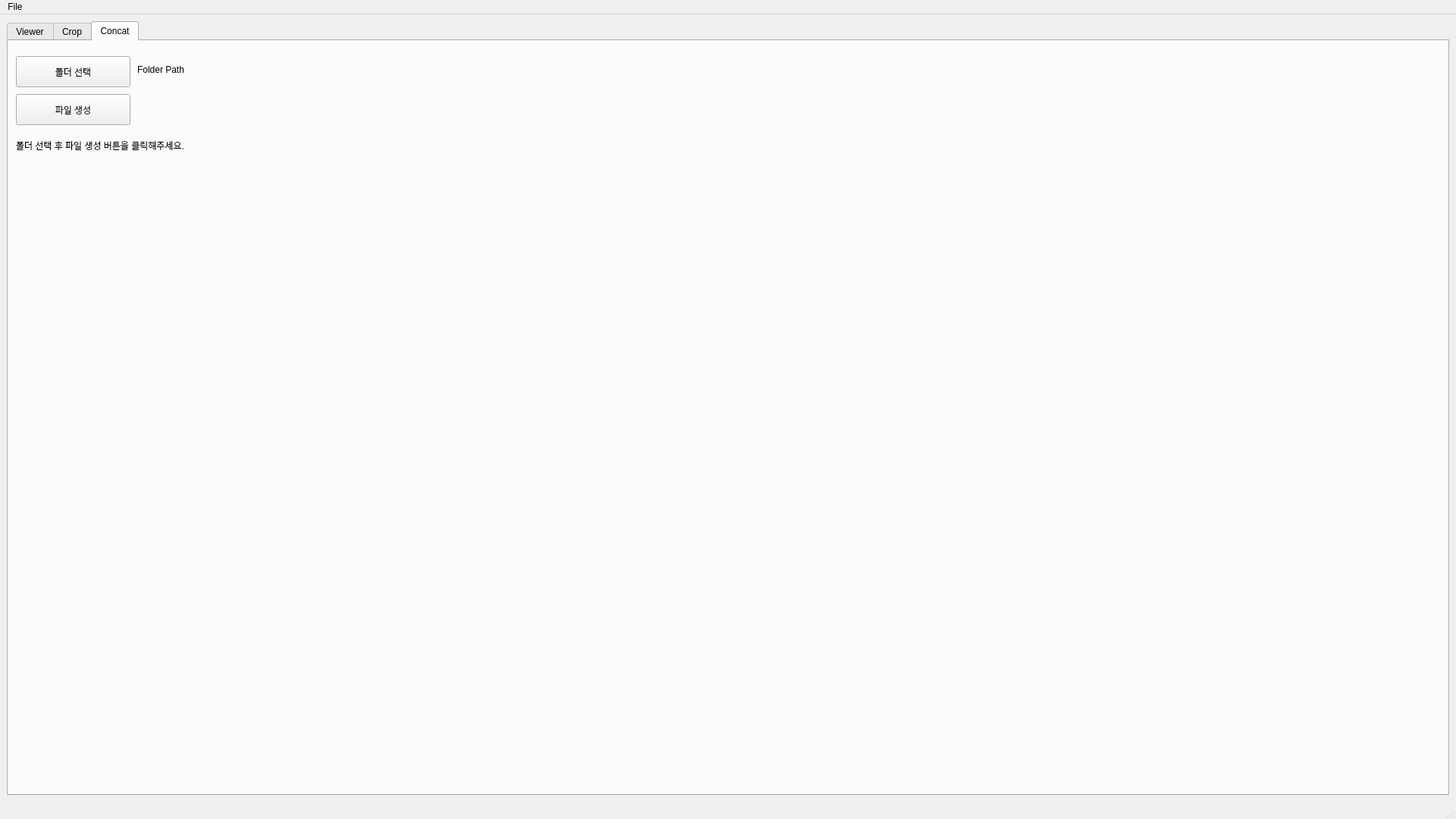
<?xml version="1.0" encoding="UTF-8"?>
<ui version="4.0">
 <class>MainWindow</class>
 <widget class="QMainWindow" name="MainWindow">
  <property name="geometry">
   <rect>
    <x>0</x>
    <y>0</y>
    <width>1920</width>
    <height>1080</height>
   </rect>
  </property>
  <property name="minimumSize">
   <size>
    <width>1920</width>
    <height>1080</height>
   </size>
  </property>
  <property name="windowTitle">
   <string>MainWindow</string>
  </property>
  <widget class="QWidget" name="centralwidget">
   <layout class="QVBoxLayout" name="verticalLayout">
    <item>
     <widget class="QTabWidget" name="tabWidget">
      <property name="currentIndex">
       <number>2</number>
      </property>
      <widget class="QWidget" name="tab">
       <attribute name="title">
        <string>Viewer</string>
       </attribute>
       <widget class="QListWidget" name="listWidget">
        <property name="enabled">
         <bool>true</bool>
        </property>
        <property name="geometry">
         <rect>
          <x>10</x>
          <y>0</y>
          <width>360</width>
          <height>850</height>
         </rect>
        </property>
        <property name="minimumSize">
         <size>
          <width>360</width>
          <height>850</height>
         </size>
        </property>
        <property name="maximumSize">
         <size>
          <width>360</width>
          <height>850</height>
         </size>
        </property>
       </widget>
       <widget class="QLabel" name="label">
        <property name="enabled">
         <bool>true</bool>
        </property>
        <property name="geometry">
         <rect>
          <x>390</x>
          <y>0</y>
          <width>1500</width>
          <height>850</height>
         </rect>
        </property>
        <property name="minimumSize">
         <size>
          <width>1500</width>
          <height>850</height>
         </size>
        </property>
        <property name="maximumSize">
         <size>
          <width>1500</width>
          <height>850</height>
         </size>
        </property>
        <property name="font">
         <font>
          <kerning>true</kerning>
         </font>
        </property>
        <property name="autoFillBackground">
         <bool>true</bool>
        </property>
        <property name="text">
         <string>TextLabel</string>
        </property>
        <property name="scaledContents">
         <bool>false</bool>
        </property>
       </widget>
       <widget class="QWidget" name="widget" native="true">
        <property name="geometry">
         <rect>
          <x>40</x>
          <y>880</y>
          <width>1488</width>
          <height>47</height>
         </rect>
        </property>
        <layout class="QHBoxLayout" name="horizontalLayout_2">
         <item>
          <layout class="QGridLayout" name="gridLayout">
           <item row="0" column="0">
            <widget class="QLabel" name="label_2">
             <property name="font">
              <font>
               <pointsize>9</pointsize>
               <weight>75</weight>
               <bold>true</bold>
              </font>
             </property>
             <property name="text">
              <string>default</string>
             </property>
            </widget>
           </item>
          </layout>
         </item>
         <item>
          <widget class="QPushButton" name="pushButton_2">
           <property name="font">
            <font>
             <pointsize>16</pointsize>
            </font>
           </property>
           <property name="text">
            <string>&lt;</string>
           </property>
          </widget>
         </item>
         <item>
          <widget class="QPushButton" name="pushButton_3">
           <property name="text">
            <string>View File List</string>
           </property>
          </widget>
         </item>
         <item>
          <widget class="QPushButton" name="pushButton">
           <property name="font">
            <font>
             <pointsize>16</pointsize>
            </font>
           </property>
           <property name="text">
            <string>&gt;</string>
           </property>
          </widget>
         </item>
        </layout>
       </widget>
      </widget>
      <widget class="QWidget" name="tab_2">
       <attribute name="title">
        <string>Crop</string>
       </attribute>
       <widget class="QPushButton" name="pushButton_4">
        <property name="geometry">
         <rect>
          <x>120</x>
          <y>60</y>
          <width>91</width>
          <height>21</height>
         </rect>
        </property>
        <property name="text">
         <string>입력</string>
        </property>
       </widget>
       <widget class="QWidget" name="horizontalLayoutWidget">
        <property name="geometry">
         <rect>
          <x>220</x>
          <y>10</y>
          <width>1651</width>
          <height>852</height>
         </rect>
        </property>
        <layout class="QHBoxLayout" name="horizontalLayout_3">
         <item>
          <widget class="QLabel" name="label_3">
           <property name="minimumSize">
            <size>
             <width>1500</width>
             <height>850</height>
            </size>
           </property>
           <property name="maximumSize">
            <size>
             <width>1500</width>
             <height>850</height>
            </size>
           </property>
           <property name="text">
            <string>TextLabel</string>
           </property>
          </widget>
         </item>
        </layout>
       </widget>
       <widget class="QPushButton" name="pushButton_5">
        <property name="geometry">
         <rect>
          <x>120</x>
          <y>30</y>
          <width>91</width>
          <height>23</height>
         </rect>
        </property>
        <property name="text">
         <string>파일 선택</string>
        </property>
       </widget>
       <widget class="QPushButton" name="pushButton_6">
        <property name="geometry">
         <rect>
          <x>10</x>
          <y>90</y>
          <width>201</width>
          <height>21</height>
         </rect>
        </property>
        <property name="text">
         <string>파일 생성</string>
        </property>
       </widget>
       <widget class="QLabel" name="label_4">
        <property name="geometry">
         <rect>
          <x>10</x>
          <y>120</y>
          <width>201</width>
          <height>16</height>
         </rect>
        </property>
        <property name="text">
         <string>Row, Column</string>
        </property>
       </widget>
       <widget class="QLineEdit" name="lineEdit">
        <property name="geometry">
         <rect>
          <x>12</x>
          <y>30</y>
          <width>101</width>
          <height>20</height>
         </rect>
        </property>
        <property name="text">
         <string>Row</string>
        </property>
       </widget>
       <widget class="QLineEdit" name="lineEdit_2">
        <property name="geometry">
         <rect>
          <x>10</x>
          <y>60</y>
          <width>101</width>
          <height>20</height>
         </rect>
        </property>
        <property name="text">
         <string>Column</string>
        </property>
       </widget>
      </widget>
      <widget class="QWidget" name="tab_3">
       <attribute name="title">
        <string>Concat</string>
       </attribute>
       <widget class="QPushButton" name="pushButton_7">
        <property name="geometry">
         <rect>
          <x>10</x>
          <y>20</y>
          <width>151</width>
          <height>41</height>
         </rect>
        </property>
        <property name="text">
         <string>폴더 선택</string>
        </property>
       </widget>
       <widget class="QPushButton" name="pushButton_8">
        <property name="geometry">
         <rect>
          <x>10</x>
          <y>70</y>
          <width>151</width>
          <height>41</height>
         </rect>
        </property>
        <property name="text">
         <string>파일 생성</string>
        </property>
       </widget>
       <widget class="QLabel" name="label_5">
        <property name="geometry">
         <rect>
          <x>10</x>
          <y>130</y>
          <width>351</width>
          <height>16</height>
         </rect>
        </property>
        <property name="text">
         <string>폴더 선택 후 파일 생성 버튼을 클릭해주세요.</string>
        </property>
       </widget>
       <widget class="QLabel" name="label_6">
        <property name="geometry">
         <rect>
          <x>170</x>
          <y>30</y>
          <width>351</width>
          <height>16</height>
         </rect>
        </property>
        <property name="text">
         <string>Folder Path</string>
        </property>
       </widget>
      </widget>
     </widget>
    </item>
   </layout>
  </widget>
  <widget class="QStatusBar" name="statusbar"/>
  <widget class="QMenuBar" name="menubar">
   <property name="geometry">
    <rect>
     <x>0</x>
     <y>0</y>
     <width>1920</width>
     <height>21</height>
    </rect>
   </property>
   <widget class="QMenu" name="menuFile">
    <property name="title">
     <string>File</string>
    </property>
    <addaction name="actionOpen_Image"/>
    <addaction name="actionOpen_Directory"/>
   </widget>
   <addaction name="menuFile"/>
  </widget>
  <action name="actionOpen_Image">
   <property name="text">
    <string>Open Image</string>
   </property>
  </action>
  <action name="actionOpen_Directory">
   <property name="text">
    <string>Open Directory</string>
   </property>
  </action>
  <action name="actionQuit">
   <property name="text">
    <string>Quit</string>
   </property>
  </action>
  <action name="actionCrop">
   <property name="text">
    <string>Crop</string>
   </property>
  </action>
  <action name="actionselect_image">
   <property name="text">
    <string>select_image</string>
   </property>
  </action>
 </widget>
 <resources/>
 <connections/>
</ui>
